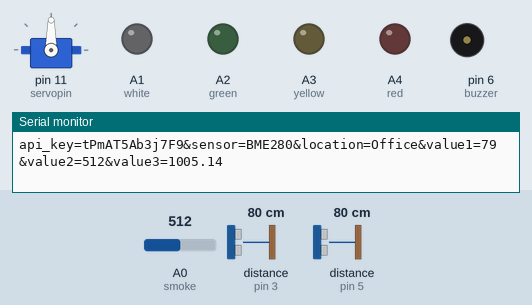
Simulated run of this sketch. Board: Arduino Uno, built with avr-gcc and run on an emulated ATmega328P. On the bench: servo, output pins drawn as LEDs (lit = HIGH), buzzer (waves = sounding, pin HIGH), the last lines printed to the serial monitor. Wiring (inferred from the names in the program): 2 × ultrasonic range finder: trigger pin 2, echo pin 3 / trigger pin 4, echo pin 5. Inputs (shaded band) come from the test bench; at power-on: distance to the obstacle (sensors on pin 3, pin 5) 80 cm, A0 (smoke) = 512. The echo pulse lasts 58.3 µs per cm; pins used as bus, display or sensor lines are not drawn.

Above: at 3.8 s.
3.9 s: distance to the obstacle (sensor on pin 3) set to 7 cm
At 6.6 s:
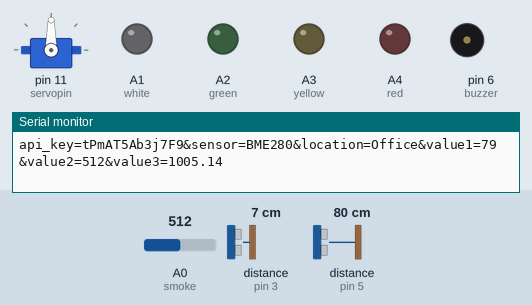
10.9 s: distance to the obstacle (sensor on pin 3) set to 4 cm
At 14.6 s:
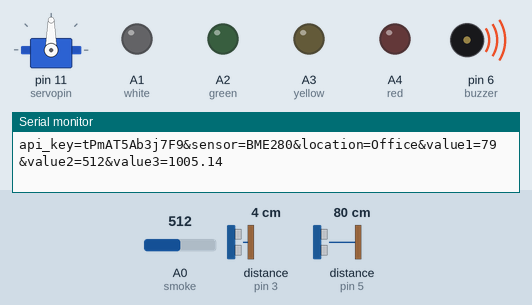
17.7 s: distance to the obstacle (sensor on pin 5) set to 2 cm
At 22.0 s:
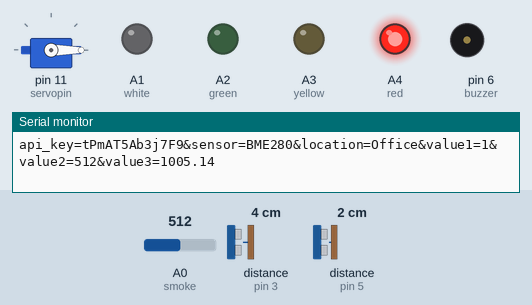
24.7 s: distance to the obstacle (sensor on pin 3) set to 9 cm
28.7 s: distance to the obstacle (sensor on pin 5) set to 6 cm
32.2 s: distance to the obstacle (sensor on pin 5) set to 9 cm
At 32.9 s:
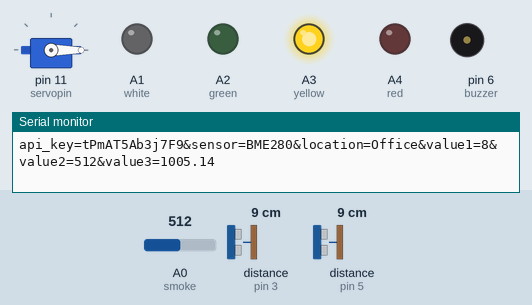
Timing chart, 0 to 35.2 s (numbered marks = the images above; inputs shaded):
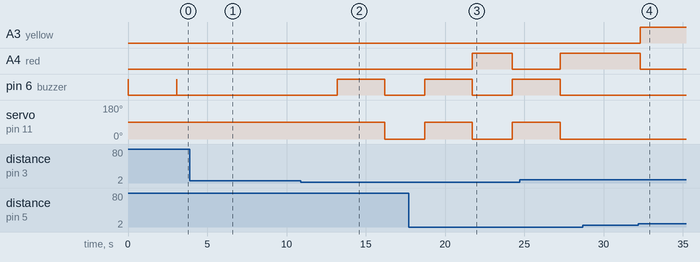

The sketch:

arduino_code.ino
```cpp
/**
 * @brief This code controls an Arduino-based system that uses sensors to detect the level of trash in a bin and alert the user when it is full.
 * It uses two HC-SR04 ultrasonic sensors to measure the distance of the trash level from the top of the bin, an MQ-2 smoke sensor to detect smoke,
 * and four LEDs to indicate the level of the trash. It also includes a servo motor to open and close the lid of the bin.
 *
 * The code initializes the pins for the sensors, LEDs, and servo motor, and defines the threshold for the smoke sensor.
 * It then enters a loop where it reads the sensor values and performs the necessary actions based on the readings.
 * If the distance measured by the outer HC-SR04 sensor is less than or equal to 5 cm, the lid of the bin is opened for 3 seconds.
 * If the distance measured by the inner HC-SR04 sensor is less than or equal to 6 cm, the appropriate LED is turned on to indicate the trash level.
 * If the smoke sensor detects smoke above the defined threshold, the buzzer is turned on.
 *
 * @note This code requires the Servo library to be installed in the Arduino IDE.
 */
// #include <stdio.h>      //βιβλιοθήκες C για διαχωρισμό των string. Δεν χρειάστηκε καθώς ο διαχωρισμός έγινε στο ESP8266.
// #include <string.h>     //βιβλιοθήκες C για διαχωρισμό των string. Δεν χρειάστηκε καθώς ο διαχωρισμός έγινε στο ESP8266.
#include <Servo.h>

int trigPin_outer = 2; // Ψηφιακή έξοδος Trigger εξωτερικού αισθητήρα hc-sr04. Το Trigger είναι πάντα Digital PIN ενώ το Echo μπορεεί να είναι PWM η οποιoδήποτε Digital PIN.
int echoPin_outer = 3; // Ψηφιακή είσοδος Echo εξωτερικού αισθητήρα hc-sr04

int trigPin_inner = 4; // Ψηφιακή έξοδος Trigger εσωτερικού αισθητήρα hc-sr04
int echoPin_inner = 5; // Ψηφιακή είσοδος Echo εσωτερικού αισθητήρα hc-sr04

long duration_outer; // Διάρκεια παλμού εξωτερικού αισθητήρα hc-sr04
long cm_outer;       // Απόσταση εξωτερικού αισθητήρα hc-sr04

long duration_inner; // Διάρκεια παλμού εσωτερικού αισθητήρα hc-sr04
long cm_inner;       // Απόσταση εσωτερικού αισθητήρα hc-sr04

int smoke = A0;       // Αναλογική είσοδος αισθητήρα καπνού mq-2
int smokeThres = 130; // Όριο συναγερμού αισθητήρα καπνού mq-2

int buzzer = 6; // Έξοδος του active buzzer

int white = A1;  // Έξοδος λευκού LED
int green = A2;  // Έξοδος λευκού LED
int yellow = A3; // Έξοδος λευκού LED
int red = A4;    // Έξοδος λευκού LED

int servopin = 11; // Pin που είναι συνδεδεμένος ο servo κινητήρας. Μάλλον χρειάζεται pwm

int send_time = 0;

Servo lidservo; // Δημιουργία ενός αντικειμένου με όνομα myservo για τον έλεγχο του κινητήρα ανοίγματος. PWM pins: 3, 5, 6, 9, 11

void setup()
{
  // Έναρξη Serial Port
  Serial.begin(9600);

  // Ορισμός εισόδων inputs και εξόδων outputs
  pinMode(trigPin_outer, OUTPUT);
  pinMode(echoPin_outer, INPUT);

  pinMode(trigPin_inner, OUTPUT);
  pinMode(echoPin_inner, INPUT);

  pinMode(smoke, INPUT);

  pinMode(buzzer, OUTPUT);

  pinMode(white, OUTPUT);
  pinMode(green, OUTPUT);
  pinMode(yellow, OUTPUT);
  pinMode(red, OUTPUT);

  lidservo.attach(servopin); // Προσάρτηση (attach) του servo κινητήρα στο pin 11, στο αντικείμενο servo
}

// Συνάρτηση που καλείται για να σβήνουν όλα τα led.
void LEDS_out()
{
  digitalWrite(white, LOW);
  digitalWrite(green, LOW);
  digitalWrite(yellow, LOW);
  digitalWrite(red, LOW);
}

void loop()
{
  int smokeSensor = analogRead(smoke);
  digitalWrite(buzzer, HIGH);

  // Εξωτερικός αισθητήρας hc-sr04
  //  Ο αισθητήρας στέλνει ένα σήμα με τη μορφή ήχου υψηλής συχνότητας. Μέσω του trig pin αποστέλλεται ένας HIGH παλμός 10 ή περισσότερων δευτερολέπτων.
  //  Στην αρχή δίνουμε έναν LOW παλμό για να εξασφαλίσουμε έναν καθαρό (χωρίς θόρυβο) HIGH παλμό.
  digitalWrite(trigPin_outer, LOW);
  delayMicroseconds(5);
  digitalWrite(trigPin_outer, HIGH);
  delayMicroseconds(10);
  digitalWrite(trigPin_outer, LOW);

  // Εξωτερικός αισθητήρας hc-sr04
  //  Διαβάζουμε το σήμα από τον αισθητήρα. Έναν HIGH παλμό του οποίου η χρονική διάρκεια (σε microsecond) ισούται
  //  με τον χρόνο που μεσολαβεί από την αποστολή του παλμού από το trig pin μέχρι την επιστροφή στο echo pin από το αντικείμενο που συνάντησε.
  pinMode(echoPin_outer, INPUT);
  duration_outer = pulseIn(echoPin_outer, HIGH);

  // Εξωτερικός αισθητήρας hc-sr04
  //  Μετατροπή του χρόνου σε απόσταση (εκατοστά). Διαιρούμε με το 29.1
  cm_outer = (duration_outer / 2) / 29.1;

  // Εσωτερικός αισθητήρας hc-sr04
  //  Ο αισθητήρας στέλνει ένα σήμα με τη μορφή ήχου υψηλής συχνότητας. Μέσω του trig pin αποστέλλεται ένας HIGH παλμός 10 ή περισσότερων δευτερολέπτων.
  //  Στην αρχή δίνουμε έναν LOW παλμό για να εξασφαλίσουμε έναν καθαρό (χωρίς θόρυβο) HIGH παλμό.
  digitalWrite(trigPin_inner, LOW);
  delayMicroseconds(5);
  digitalWrite(trigPin_inner, HIGH);
  delayMicroseconds(10);
  digitalWrite(trigPin_inner, LOW);

  // Εσωτερικός αισθητήρας hc-sr04
  //  Ο αισθητήρας στέλνει ένα σήμα με τη μορφή ήχου υψηλής συχνότητας. Μέσω του trig pin αποστέλλεται ένας HIGH παλμός 10 ή περισσότερων δευτερολέπτων.
  //  Στην αρχή δίνουμε έναν LOW παλμό για να εξασφαλίσουμε έναν καθαρό (χωρίς θόρυβο) HIGH παλμό.
  pinMode(echoPin_inner, INPUT);
  duration_inner = pulseIn(echoPin_inner, HIGH);

  // Εσωτερικός αισθητήρας hc-sr04
  //  Μετατροπή του χρόνου σε απόσταση (εκατοστά). Διαιρούμε με το 29.1
  cm_inner = (duration_inner / 2) / 29.1;

  //--------------Δοκιμαστικές εντολές για τον έλεγχο των μεταβλητών--------------
  // Serial.print("Εξωτερική απόσταση ");
  // Serial.print(cm_outer);
  // Serial.print("cm");
  // Serial.println();
  //--------------------------Τέλος δοκιμαστικών εντολών--------------------------

  // Άνοιγμα και κλείσιμο του κάδου. Όταν ο κάδος ανοίγει, βεβαιονόμαστε ότι όλα τα LED είναι σβηστά,
  // για να μη δίνεται λανθασμένη ένδειξη από τον αισθητήρα στάθμης που μετακινείται διαγώνια πάνω στο καπάκι του κάδου.
  if (cm_outer <= 5)
  {
    LEDS_out();          // Σβήσιμο των LED
    lidservo.write(90);  // Άνοιγμα του κάδου
    delay(3000);         // για 3 δευτερόλεπτα
    lidservo.write(-90); // Κλείσιμο του κάδου
  }

  //--------------Δοκιμαστικές εντολές για τον έλεγχο των μεταβλητών--------------
  // Serial.print("Εσωτερική απόσταση ");
  // Serial.print(cm_inner);
  // Serial.print("cm");
  // Serial.println();
  //--------------------------Τέλος δοκιμαστικών εντολών--------------------------

  // Έλεγχος της στάθμης τουυ κάδου και άναμα του αντίστοιχου LED.
  // Βεβαιονόμαστε ότι είναι όλα σβηστά και κατόπιν ανάβει το κατάλληλο ανάλογα με τη στάθμη.
  if (cm_inner <= 6)
  {
    LEDS_out();
    digitalWrite(red, HIGH);
  }
  else if (cm_inner <= 12)
  {
    LEDS_out();
    digitalWrite(yellow, HIGH);
  }
  else if (cm_inner <= 18)
  {
    LEDS_out();
    digitalWrite(green, HIGH);
  }
  else if (cm_inner <= 25)
  {
    LEDS_out();
    digitalWrite(white, HIGH);
  }

  //--------------Δοκιμαστικές εντολές για τον έλεγχο των μεταβλητών--------------
  // Serial.print("Pin A0: ");
  // Serial.print(smokeSensor);
  //--------------------------Τέλος δοκιμαστικών εντολών--------------------------

  // Έλεγχος του αισθθητήρα καπνού ανάλογα με το όριο που έχουμε θέση. Αν εντοπιστεί καπνός, χτυπάει το buzzer, αλλιώς σταματάει.
  if (smokeSensor > smokeThres)
  {
    digitalWrite(buzzer, LOW);
    // Serial.println("Φωτιά");
  }
  else
  {
    digitalWrite(buzzer, HIGH);
    // Serial.println("Δεν ανιχνεύθηκε καπνός");
  }
  // Serial.println();

  // Ορισμός και αρχικοποίηση του string httpRequestData το οποίο αποτελεί τα δεδομένα μας από τους αισθητήρες
  // και θα αποσταλεί στο ESP8266 για να μεταφορτωθεί στην php μας βάση στο διαδίκτυο.
  String httpRequestData = "api_key=tPmAT5Ab3j7F9&sensor=BME280&location=Office&value1=" + String(cm_inner) + "&value2=" + String(smokeSensor) + "&value3=1005.14";

  //--------------Δοκιμαστικές εντολές για τον έλεγχο των μεταβλητών--------------
  // Serial.println(httpRequestData);
  // Serial.println(cm_outer);
  //--------------------------Τέλος δοκιμαστικών εντολών--------------------------

  // Αποστολή δεδομένων στο ESP8266 μεσω σειριακής επικοινωνίας, όταν πάρει φωτιά ή γεμίσει ο κάδος.
  // Το μικρό delay υπάρχει για να μην "μπουκώσει" η επικοινωνία με το ESP8266 λόγω της συχνής αποστολής
  if (smokeSensor > smokeThres || cm_inner <= 6)
  {
    Serial.println(httpRequestData);
    delay(500);
  }

  // Αποστολή δεδομένων ανα 5 λεπτά: 150 φορές ανα 2 δευτερόλεπτα = 300 δευτερόλεπτα, δηλαδή 5 λεπτά.
  // Αυτή είναι η τακτική αποστολή δεδομένων, όταν ο κάδος δεν είναι γεμάτος ή δεν κινδυνεύει.
  // Ο χρόνος τωων πέντε λεπτών είναι ενδεικτικός και μπορεί να αλλάξει ανάλογα με το πόσο συχνά χρησιμοποιείται ο κάδος.
  if (send_time == 0)
  {
    Serial.println(httpRequestData);
    delay(500);
  }
  else
  {
    if (send_time >= 150)
    { // αποστολή δεδομένων ανα 5 λεπτά: 150 φορές ανα 2 δευτερόλεπτα = 300 δευτερόλεπτα, δηλαδή 5 λεπτά
      Serial.println(httpRequestData);
      delay(500);
      send_time = 0;
    }
  }

  // Η μεταβλητή send_time χρησιμοποιείται για να μετρηθεί το χρονικό διάστημα των πέντε λεπτών.
  send_time = send_time + 1;

  delay(2000);
}
```

Measured:
- the behaviour switches between 6 and 5 cm on distance to the obstacle (sensor on pin 3) (found by bisection; images 1 and 2)
- the behaviour switches between 7 and 8 cm on distance to the obstacle (sensor on pin 5) (found by bisection; images 3 and 4)
- after the input at 3.9 s, pin 6 (buzzer): stops changing and stays LOW
- after the input at 10.9 s, pin 6 (buzzer): LOW → HIGH after 2.3 s, → LOW 3.0 s later; servo on pin 11 (servopin): 90° → 0° after 5.3 s
- after the input at 17.7 s, A4 (red): LOW → HIGH after 4.0 s, → LOW 2.5 s later
- after the input at 32.2 s, A3 (yellow): LOW → HIGH after 0.10 s; A4 (red): HIGH → LOW after 0.10 s
- by itself, pin 6 (buzzer): alternates HIGH for 0.01 s and LOW for 3.1 s
